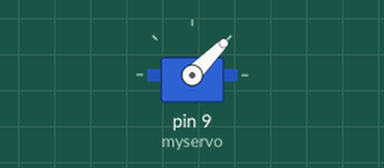
Bench run of a sketch on a simulated Arduino Uno, built with avr-gcc and run on an emulated ATmega328P. Parts: servo.

Above: at 0.05 s.
At 4.5 s:
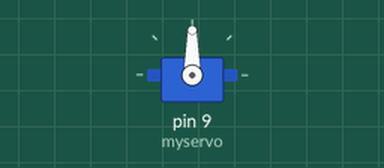
At 9.0 s:
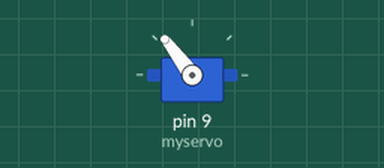
Timing chart, 0 to 11.7 s (numbered marks = the images above):
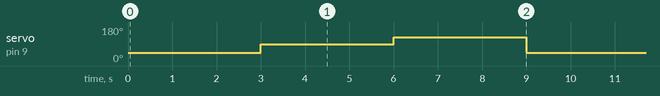

The sketch:

CandyDistributorJB.ino
```cpp
#include <Servo.h>

Servo myservo;
int pos = 0;
void setup()
{
  myservo.attach(9, 500, 2700);
  // ././ myservo.setMaximumPulse(2500);
  // myservo.setMinimumPulse(500);
}

void loop()
{
  myservo.write(45);
  delay(3000);
  myservo.write(90);
  delay(3000);
  myservo.write(127);
  delay(3000);
}
```

Measured:
- by itself, servo on pin 9 (myservo): repeats every 9.0 s: 127° 3.0 s, 45° 3.0 s, 90° 3.0 s
